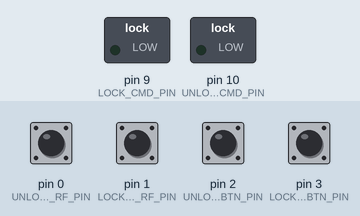
Simulated run of this sketch. Board: Arduino Uno, built with avr-gcc and run on an emulated ATmega328P. Parts: switched loads named in the sketch (green lamp = pin HIGH). Dashed ring = blinking. The inputs (shaded band) are chosen by the test bench; at power-on: pin 0 (UNLOCK_REQ_RF_PIN), pin 1 (LOCK_REQ_RF_PIN), pin 2 (UNLOCK_REQ_BTN_PIN), pin 3 (LOCK_REQ_BTN_PIN) HIGH.

Above: at 1.2 s.
1.3 s: pin 0 (UNLOCK_REQ_RF_PIN) pulled LOW for 1 s
At 1.9 s:
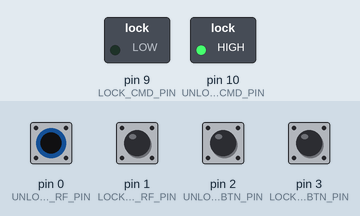
4.4 s: pin 1 (LOCK_REQ_RF_PIN) pulled LOW for 0.15 s
At 4.9 s:
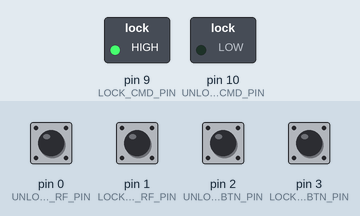
Timing chart, 0 to 7.4 s (numbered marks = the images above; inputs shaded):
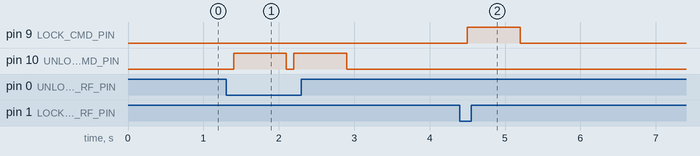

The sketch:

CclsLinxF150_ATTiny84.ino
```cpp
/* Add the following URL to the boards manager to build on the ATTiny84
 *
 *  https://raw.githubusercontent.com/damellis/attiny/ide-1.6.x-boards-manager/package_damellis_attiny_index.json
 *
 */

#include "DriverFactoryImpl.h"
#include "LinxCentralLockSystem.h"

LinxCentralLockSystem* cls;

void setup()
{
    DriverFactory* df = DriverFactoryImpl::getInstance();
    cls = new LinxCentralLockSystem( df->getLinxRxModule()
                                   , df->getPowerLocksDriver()
                                   , df->getLockButton()
                                   , df->getUnlockButton() );
}

void loop()
{
    cls->run();
}
```

PinDefines.h
```cpp
#ifndef PIN_DEFINES_H
#define PIN_DEFINES_H

// Power Locks
const int LOCK_CMD_PIN = 9;         // Physical Pin 3
const int UNLOCK_CMD_PIN = 10;      // Physical Pin 2

// Linx RX Module - Data Pins
const int LOCK_REQ_RF_PIN = 1;      // Physical Pin 12
const int UNLOCK_REQ_RF_PIN = 0;    // Physical Pin 13

// push buttons
const int LOCK_REQ_BTN_PIN = 3;     // Physical Pin 10
const int UNLOCK_REQ_BTN_PIN = 2;   // Physical Pin 11

// other pins
// * Arduino Pins 4,5,6 (Physical pins 7,8,9) used for programming
// * Physical Pin 1 is VCC
// * Physical Pin 14 is GND

#endif
```

DriverFactoryImpl.cpp
```cpp
#include "PinDefines.h"
#include "DriverFactoryImpl.h"
#include "ArduinoLinxRxModule.h"
#include "ArduinoPowerLocksDriver.h"
#include "ArduinoPushButtonDriver.h"

DriverFactoryImpl::DriverFactoryImpl()
    : rxModule(new ArduinoLinxRxModule(LOCK_REQ_RF_PIN, UNLOCK_REQ_RF_PIN))
    , powerLocksDriver(new ArduinoPowerLocksDriver(LOCK_CMD_PIN, UNLOCK_CMD_PIN))
    , lockButton(new ArduinoPushButtonDriver(LOCK_REQ_BTN_PIN))
    , unlockButton(new ArduinoPushButtonDriver(UNLOCK_REQ_BTN_PIN))
{
}

DriverFactoryImpl::~DriverFactoryImpl()
{
    delete rxModule;
    delete powerLocksDriver;
    delete lockButton;
    delete unlockButton;
}

DriverFactory* DriverFactoryImpl::getInstance()
{
    static DriverFactory* singleton = 0;

    if( singleton == 0 )
        singleton = new DriverFactoryImpl();

    return singleton;
}

LinxRxModule* DriverFactoryImpl::getLinxRxModule()
{
    return rxModule;
}

PowerLocksDriver* DriverFactoryImpl::getPowerLocksDriver()
{
    return powerLocksDriver;
}

PushButtonDriver* DriverFactoryImpl::getLockButton()
{
    return lockButton;
}

PushButtonDriver* DriverFactoryImpl::getUnlockButton()
{
    return unlockButton;
}
```

DriverFactoryImpl.h
```cpp
#ifndef DRIVER_FACTORY_IMPL_H
#define DRIVER_FACTORY_IMPL_H

#include <DriverFactory.h>

class DriverFactoryImpl : public DriverFactory
{
protected:
    // don't instantiate this class directly
    DriverFactoryImpl();
    ~DriverFactoryImpl();

public:
    static DriverFactory* getInstance();

    //driver getters
    LinxRxModule* getLinxRxModule();
    PowerLocksDriver* getPowerLocksDriver();
    PushButtonDriver* getLockButton();
    PushButtonDriver* getUnlockButton();

private:
    LinxRxModule* rxModule;
    PowerLocksDriver* powerLocksDriver;
    PushButtonDriver* lockButton;
    PushButtonDriver* unlockButton;
};

#endif
```

Measured:
- after the input at 1.3 s, pin 10 (UNLOCK_CMD_PIN): alternates HIGH for 0.70 s and LOW for 0.10 s, 4 changes in all, then stays LOW, starting after 0.10 s
- after the input at 4.4 s, pin 9 (LOCK_CMD_PIN): LOW → HIGH after 0.10 s, → LOW 0.70 s later
